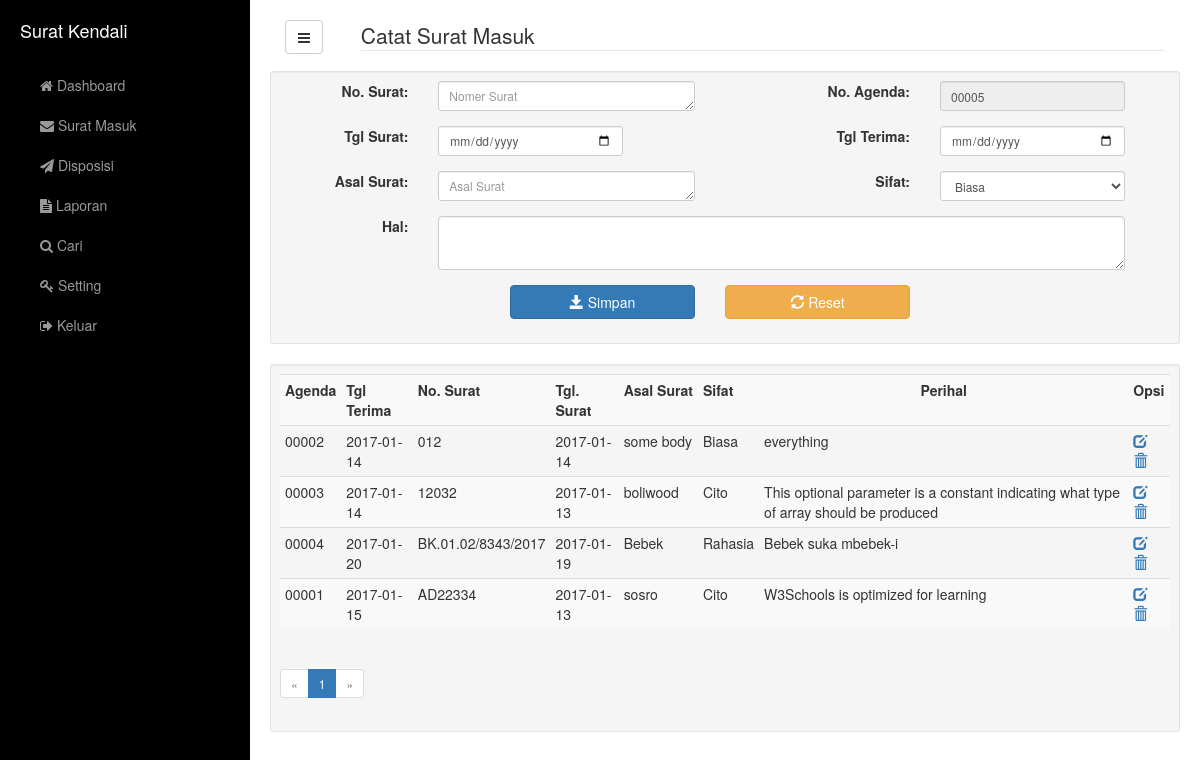
Page /surat1.php (signed in) on the committed database.
### tables this page shows
CREATE TABLE `tsurat` (
  `id` int(11) NOT NULL,
  `noagenda` varchar(5) NOT NULL,
  `nosurat` varchar(35) NOT NULL,
  `tglsurat` date NOT NULL,
  `tglterima` date NOT NULL,
  `sifat` varchar(10) NOT NULL,
  `asal` varchar(50) NOT NULL,
  `hal` text NOT NULL,
  `status` tinyint(1) DEFAULT NULL,
  `tglentri` date NOT NULL
);

### surat1.php (the view, shortened to what this page needs)
<!DOCTYPE html>
<html lang="en">
<?php include('header.php');
require_once 'Paginator.class.php';
    $limit      = ( isset( $_GET['limit'] ) ) ? $_GET['limit'] : 10;
    $page       = ( isset( $_GET['page'] ) ) ? $_GET['page'] : 1;
    $links      = ( isset( $_GET['links'] ) ) ? $_GET['links'] : 5;
    $query      = "SELECT * FROM tsurat";
    $Paginator  = new Paginator( $db, $query );
    $results    = $Paginator->getData( $page, $limit );
$edit = $hapus = $noagenda = $nosurat = $tglsurat = $tglterima = $asalsurat = $sifat = $hal ='';
$sql="select noagenda from tsurat order by id DESC limit 1";
$result=$db->query($sql);
if ($db->affected_rows == 1) {
	$row=$result->fetch_array(MYSQLI_ASSOC);
	$urut=((int)$row['noagenda'])+1;
	if ($urut < 10){
		$noagenda="0000".$urut;
	} else if ($urut < 100) {
		$noagenda="000".$urut;
	} else if ($urut < 1000) {
		$noagenda = "00".$urut;
	} else if ($urut <10000) {
		$noagenda = "0".$urut;
	} else {
		$noagenda = "".$urut;
	}
} else {
	$noagenda="00001";
}
?>
<body>
    <div id="wrapper">
        <?php include('menu.php'); ?>
        <div id="page-content-wrapper">
            <div class="container-fluid">
				<div class="row">
					<div class="col-md-1">
						<a href="#menu-toggle" class="btn btn-default" id="menu-toggle"><i class="fa fa-bars" aria-hidden="true"></i></a>
					</div>
					<div class="col-md-11">
						<legend>Catat Surat Masuk</legend>
					</div>
				</div>
				<div class="row well well-sm">
					<form action="surat.php" method="POST" class="form-horizontal">
					<div class="form-group col-md-12">
						<label class="col-md-2 text-right" for="nosurat">No. Surat:</label>
						<div class="col-md-4">
							<textarea rows="1" name="nosurat" id="nosurat" class="form-control input-sm" placeholder="Nomer Surat"><?=$nosurat;?></textarea>
						</div>
						<label class="col-md-3 text-right" for="noagenda">No. Agenda:</label>
						<div class="col-md-3">
							<input type="text" name="noagenda" id="noagenda" class="form-control input-sm" value="<?=$noagenda; ?>" readonly>
						</div>
					</div>
					<div class="form-group col-md-12">
						<label class="col-md-2 text-right" for="tglsurat">Tgl Surat:</label>
						<div class="col-md-3">
							<input type="date" name="tglsurat" id="tglsurat" value="<?=$tglsurat;?>" class="form-control input-sm">
						</div>
						<label class="col-md-3 col-md-offset-1 text-right" for="tglterima">Tgl Terima:</label>
						<div class="col-md-3">
							<input type="date" name="tglterima" id="tglterima" value="<?=$tglterima;?>" class="form-control input-sm">
						</div>
					</div>
					<div class="form-group col-md-12">
						<label class="col-md-2 text-right" for="asalsurat">Asal Surat:</label>
						<div class="col-md-4">
							<textarea rows="1"  name="asalsurat" id="asalsurat" class="form-control input-sm" placeholder="Asal Surat"><?=$asalsurat;?></textarea>
						</div>
						<label class="col-md-3 text-right" for="sifat">Sifat:</label>
						<div class="col-md-3">
							<select class="form-control input-sm" name="sifat" id="sifat">
								<option selected="selected">Biasa</option>
							 </select>
						</div>
					</div>
					<div class="form-group col-md-12">
						<label class="col-md-2 text-right" for="hal">Hal:</label>
						<div class="col-md-10">
							<textarea class="form-control" rows="2" name="hal" id="hal"><?=$hal;?></textarea>
						</div>
					</div>
					<div class="form-group col-md-12 ">
						<div class="col-md-3 col-md-offset-3 col-xs-6">
							<button type="submit" class="btn btn-primary  btn-block"><span class="glyphicon glyphicon-save"></span>
								<?=$edit ? 'Update' : 'Simpan';?>
							</button>
						</div>
						<div class="col-md-3 col-xs-6">
							<button type="reset" class="btn btn-warning btn-block"><span class="glyphicon glyphicon-refresh"></span> Reset</button>
						</div>
					</div>
					</form>
				</div>
				<div class="row well well-sm">
					<div class=" table-responsive">
                	<table class="table table-striped table-condensed">
						<tr>
							<th>Agenda</th>
							<th>Tgl Terima</th>
							<th class="text-nowrap">No. Surat</th>
							<th>Tgl. Surat</th>
							<th class="text-nowrap"> Asal Surat </th>
							<th>Sifat</th>
							<th class="text-center">Perihal</th>
							<th>Opsi</th>
						</tr>
						<?php
							for( $i = 0; $i < count( $results->data ); $i++ ) : ?>
							<tr>
									<?php $id=$results->data[$i]['id']; ?>
									<td><?php echo $results->data[$i]['noagenda']; ?></td>
									<td><?php echo $results->data[$i]['tglterima']; ?></td>
									<td><?php echo $results->data[$i]['nosurat']; ?></td>
									<td><?php echo $results->data[$i]['tglsurat']; ?></td>
									<td><?php echo $results->data[$i]['asal']; ?></td>
									<td><?php echo $results->data[$i]['sifat']; ?></td>
									<td><?php echo $results->data[$i]['hal']; ?></td>
									<td><?php
									echo "<a href='surat.php?edit=$id' data-toggle=\"tooltip\" title=\"Edit\"><span class=\"glyphicon glyphicon-edit\"></span></a>" ;
									echo "<a href='surat.php?hapus=$id' data-toggle=\"tooltip\" title=\"Hapus\"><span class=\"glyphicon glyphicon-trash\" onClick=\"return confirm('Yakin menghapus data tersebut?')\"></span></a>" ;
									?></td>
							</tr>
						<?php endfor; ?>
					</table>
						<?php echo $Paginator->createLinks( $links, 'pagination pagination-sm' ); ?>
					</div>
                </div>
            </div>
        </div>
    </div>
</body>
</html>

### assets/css/simple-sidebar.css (style rules this page uses)
body { overflow-x: hidden; }
#wrapper { padding-left: 0; -webkit-transition: all 0.5s ease; -moz-transition: all 0.5s ease; -o-transition: all 0.5s ease; transition: all 0.5s ease; }
#page-content-wrapper { width: 100%; position: absolute; padding: 15px; }
@media (min-width:768px) { #wrapper { padding-left: 250px; } }
@media (min-width:768px) { #page-content-wrapper { padding: 20px; position: relative; } }

### rows in the picture
tsurat: noagenda "00005", noagenda "00004", tglterima "2017-01-20", nosurat "BK.01.02/8343/2017", tglsurat "2017-01-19", asal "Bebek", sifat "Rahasia", hal "Bebek suka mbebek-i"
tsurat: noagenda "00002", tglterima "2017-01-14", nosurat "012", tglsurat "2017-01-14", asal "some body", sifat "Biasa", hal "everything"
tsurat: noagenda "00003", tglterima "2017-01-14", nosurat "12032", tglsurat "2017-01-13", asal "boliwood", sifat "Cito", hal "This optional parameter is a constant indicating what type of array should be produced"
tsurat: noagenda "00001", tglterima "2017-01-15", nosurat "AD22334", tglsurat "2017-01-13", asal "sosro", sifat "Cito", hal "W3Schools is optimized for learning"
